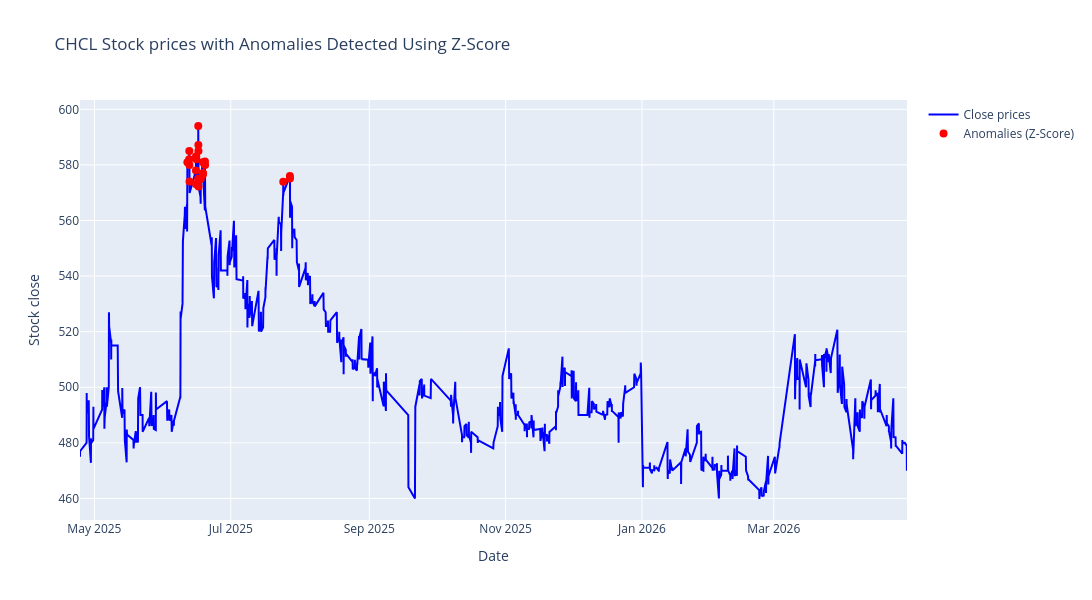

The notebook cell this image was saved under:
### Markdown cell above
### Z Score

### Code cell
# Calculate Z Score for close prices
df["Anomaly_Z_Score"] = zscore(df["close"])

# Identify anomalies where Z-Score >3 or < -3
anomalies_zscore = df[abs(df["Anomaly_Z_Score"]) > z_score_threshold]

# Create the figure
fig = go.Figure()

# Add 'Close' close line
fig.add_trace(
    go.Scatter(
        x=df.index,
        y=df["close"],
        mode="lines",
        name="Close prices",
        line=dict(color="blue", width=2),
    )
)

# Add anomalies (Z-score > 3 or < -3) as red markers
fig.add_trace(
    go.Scatter(
        x=anomalies_zscore.index,
        y=anomalies_zscore["close"],
        mode="markers",
        name="Anomalies (Z-Score)",
        marker=dict(color="red", size=8, symbol="circle"),
        showlegend=True,
    )
)

# Update layout for a larger figure size and title
fig.update_layout(
    title=f"{stock_name} Stock prices with Anomalies Detected Using Z-Score",
    xaxis_title="Date",
    yaxis_title="Stock close",
    autosize=False,
    width=1200,
    height=600,
)

# Show the plot
fig.show()
# df.sort_values(by="Anomaly_Z_Score",ascending=False).head()
anomalies_zscore.head()

### Figure 1 — Plotly figure (JSON) as saved in the notebook; plotly's stock layout.template omitted (floating-point values rounded to 4 significant figures; data arrays with more than 128 entries replaced by an {"elided": "..."} marker saying what was removed)
{"data": [{"line": {"color": "blue", "width": 2}, "mode": "lines", "name": "Close prices", "type": "scatter", "x": {"elided": "945 str values"}, "y": {"elided": "945 float values"}}, {"marker": {"color": "red", "size": 8, "symbol": "circle"}, "mode": "markers", "name": "Anomalies (Z-Score)", "showlegend": true, "type": "scatter", "x": ["2025-06-11T14:00:00.000000000", "2025-06-12T10:00:00.000000000", "2025-06-12T11:00:00.000000000", "2025-06-12T12:00:00.000000000", "2025-06-12T13:00:00.000000000", "2025-06-15T10:00:00.000000000", "2025-06-15T11:00:00.000000000", "2025-06-15T12:00:00.000000000", "2025-06-15T13:00:00.000000000", "2025-06-15T14:00:00.000000000", "2025-06-16T10:00:00.000000000", "2025-06-16T11:00:00.000000000", "2025-06-16T12:00:00.000000000", "2025-06-16T13:00:00.000000000", "2025-06-16T14:00:00.000000000", "2025-06-17T14:00:00.000000000", "2025-06-18T11:00:00.000000000", "2025-06-18T12:00:00.000000000", "2025-06-18T13:00:00.000000000", "2025-06-18T14:00:00.000000000", "2025-06-19T11:00:00.000000000", "2025-06-19T12:00:00.000000000", "2025-07-24T12:00:00.000000000", "2025-07-27T11:00:00.000000000", "2025-07-27T12:00:00.000000000"], "y": [581.0, 582.0, 585.0, 580.0, 574.0, 578.0, 583.0, 573.0, 582.9, 582.0, 575.0, 594.0, 587.2, 585.0, 572.2, 574.9, 581.0, 576.5, 577.0, 577.0, 581.2, 580.0, 573.9, 576.0, 575.1]}], "layout": {"autosize": false, "height": 600, "title": {"text": "CHCL Stock prices with Anomalies Detected Using Z-Score"}, "width": 1200, "xaxis": {"title": {"text": "Date"}}, "yaxis": {"title": {"text": "Stock close"}}}}
